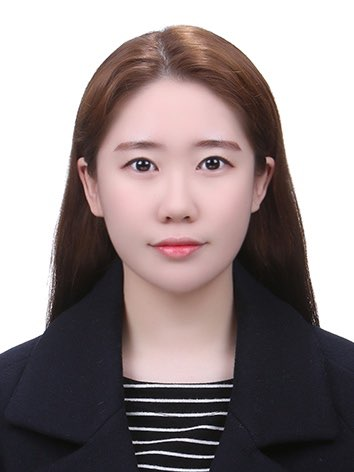
#> input picture introduction_of_computer_vision/A1/jumin.jpg, 354 x 472 px, given in place of lenna.png, which was not available
$ python A1_corner_detection.py
#> lines starting #> are read from the running program, lines starting #| are printed output that depends on the picture; pictures that were not available may be replaced by others from this repository, and a replacement may not be noted
### introduction_of_computer_vision/A1/A1_function.py
import numpy as np
import math

def padding_2d(img,kernel):
    x, y = kernel.shape
    pad_h = int((x - 1) / 2)
    pad_w = int((y - 1) / 2)

    patch_h1 = img[:, 0].reshape(img.shape[0], 1)
    patch_h2 = img[:, -1].reshape(img.shape[0], 1)

    for i in range(pad_w):
        img = np.hstack((patch_h1, img))
        img = np.hstack((img, patch_h2))

    patch_w1 = img[0, :].reshape(1, img.shape[1])
    patch_w2 = img[-1, :].reshape(1, img.shape[1])

    for i in range(pad_h):
        img = np.vstack((patch_w1, img))
        img = np.vstack((img, patch_w2))
    return img

# [21 lines left out: function padding_1d, not called in this run]

def get_gaussian_filter_1d(size, sigma):
    g_filter1 = np.zeros((1, size))
    for i in range(size):
        g_filter1[0, i] = (1 / np.sqrt(2 * math.pi * sigma)) * math.exp(
            -(pow(size // 2 - i, 2) / (2 * pow(sigma, 2))))
    sumf = g_filter1.sum()
    g_filter1 = g_filter1 / sumf
    return g_filter1

def get_gaussian_filter_2d(size, sigma):
    g_filter1 = get_gaussian_filter_1d(size, sigma)
    g_filter_2d = np.outer(g_filter1, g_filter1.T)
    return g_filter_2d

def cross_correlation_2d(img, kernel):
    pad_img = padding_2d(img, kernel)
    h, w = img.shape
    hh, ww = kernel.shape
    out = np.zeros((h, w))
    for i in range(h):
        for j in range(w):
            current_img = pad_img[i:i + hh, j:j + ww]
            out[i, j] = np.sum(current_img * kernel)
    return out

def get_sobel_img(img):
    derivate = np.array([-1,0,1]).reshape(1, 3)
    gaussian = np.array([1,2,1]).reshape(1, 3)
    img_x = cross_correlation_2d(img, gaussian.T * derivate)
    img_y = cross_correlation_2d(img, derivate.T * gaussian)
    return img_x, img_y

### introduction_of_computer_vision/A1/A1_corner_detection.py
import cv2 as cv
import matplotlib.pyplot as plt
import time
from A1.A1_function import *

img_lenna = cv.imread("lenna.png", cv.IMREAD_GRAYSCALE)
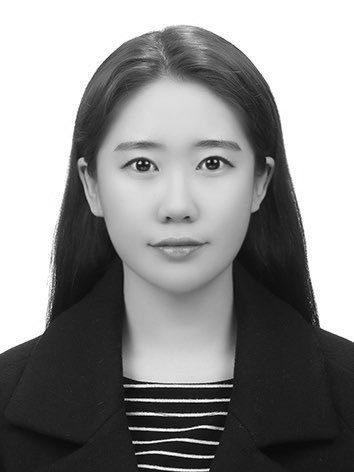
#> img_lenna: shape (472, 354); min 0, max 255, mean 141.7
filter = get_gaussian_filter_2d(7,1.5)
img1 = cross_correlation_2d(img_lenna, filter)
#> in padding_2d, `patch_h1 = img[:, 0].reshape(img.shape[0], 1)`: patch_h1 = 472 values, max 255 at index 0, min 20 at index 467, mean 200.1
#> in padding_2d, `patch_h2 = img[:, -1].reshape(img.shape[0], 1)`: patch_h2 = 472 values, max 255 at index 0, min 24 at index 431, mean 194.2

img_shapes = cv.imread("shapes.png", cv.IMREAD_GRAYSCALE)
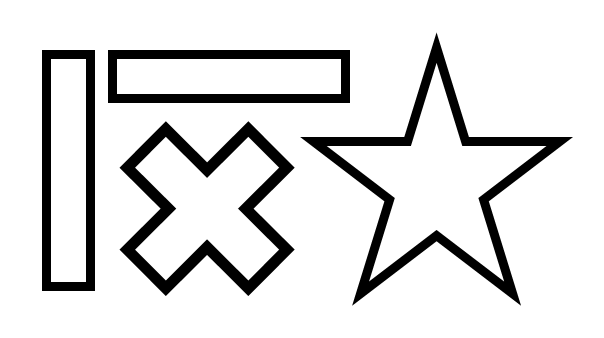
#> input picture introduction_of_computer_vision/A1/shapes.png, 604 x 338 px
#> img_shapes is the input picture: shape (338, 604); min 0, max 255, mean 222.3
filter = get_gaussian_filter_2d(7,1.5)
img2 = cross_correlation_2d(img_shapes, filter)
#> after the loop in cross_correlation_2d (call 2), `for i in range(h):`:
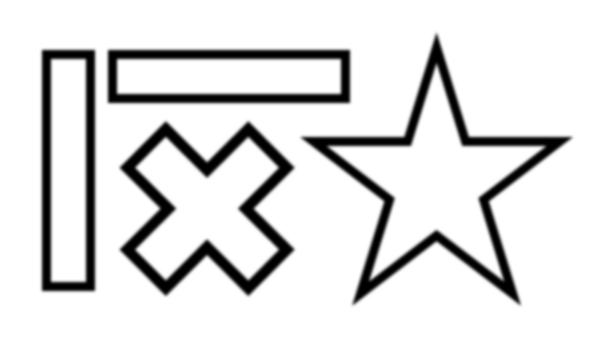
#> out: shape (338, 604) float64; min 0, max 255, mean 222.3; drawn with min black and max white

def compute_corner_response( img ):
    img_sobel_x, img_sobel_y = get_sobel_img(img)
#> after the loop in cross_correlation_2d (call 4), `for i in range(h):`:
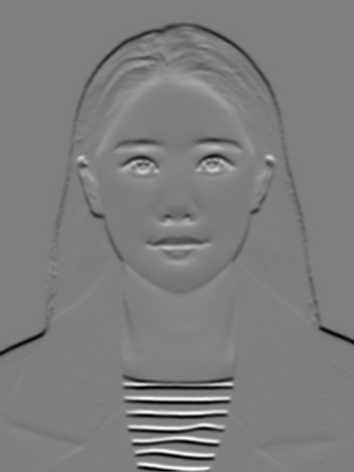
#> out: shape (472, 354) float64; min -370.9, max 372.6, mean -3.6; drawn with min black and max white
    IxIx = img_sobel_x * img_sobel_x
    IyIy = img_sobel_y * img_sobel_y
    IxIy = img_sobel_x * img_sobel_y

    window_size = 5
    offset = int(window_size/2)
    r = np.zeros(img.shape)
    for i in range(offset, img.shape[0]-offset):
        for j in range(offset, img.shape[1]-offset):
            window_IxIx = IxIx[i-offset:i+offset+1, j-offset:j+offset+1]
            window_IyIy = IyIy[i-offset:i+offset+1, j-offset:j+offset+1]
            window_IxIy = IxIy[i-offset:i+offset+1, j-offset:j+offset+1]
            Mxx = window_IxIx.sum()
            Myy = window_IyIy.sum()
            Mxy = window_IxIy.sum()
            det = Mxx*Myy - Mxy*Mxy
            trace = Mxx + Myy
            r[i,j] = det - 0.04 * (trace ** 2)
            if r[i,j]<0:
                r[i,j]=0
    max_r=np.max(r)
    r = np.divide(r, max_r)
    return r

def non_maximum_suppression_win( R, winsize ):
    center = int(winsize / 2)
    for i in range(center, R.shape[0] - center):
        for j in range(center, R.shape[1] - center):
            current_R = R[i - center:i + center, j - center:j + center]
            Rmax = current_R.max()
            if current_R[center][center] != Rmax:
                R[i][j] = 0
            if current_R[center][center] < 0.1:
                R[i][j] = 0
    return R

start=time.time()
R_lenna = compute_corner_response(img1)
#> after the loop in compute_corner_response, `for i in range(offset, img.shape[0]-offset):`:
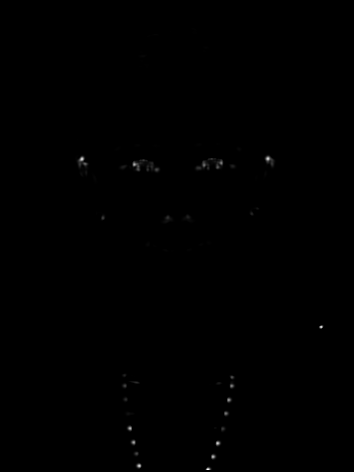
#> r: shape (472, 354) float64; min 0, max 2.22e+11, mean 280363183.9; drawn with min black and max white
#> in compute_corner_response, `max_r=np.max(r)`: max_r = 2.22e+11
end=time.time()
print("compute lenna corner response time : ", end-start)
cv.imshow("R_lenna",R_lenna)
cv.waitKey(3000)
plt.imsave("./result/part_3_corner_raw_lenna.png",R_lenna,cmap='gray')

start=time.time()
R_shapes = compute_corner_response(img2)
#> after the loop in cross_correlation_2d (call 6), `for i in range(h):`:
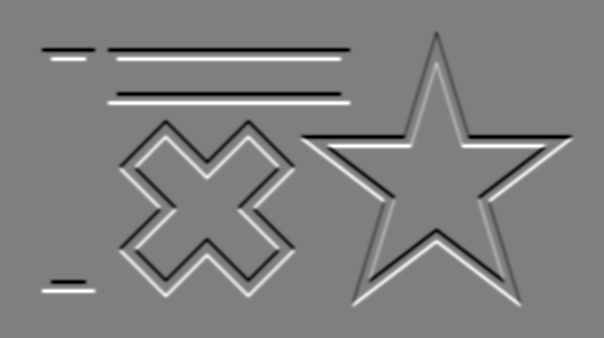
#> out: shape (338, 604) float64; min -497.2, max 497.2, mean 0; drawn with min black and max white
#> after the loop in compute_corner_response (call 2), `for i in range(offset, img.shape[0]-offset):`:
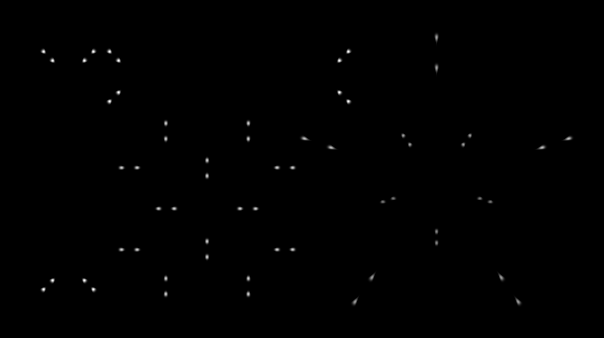
#> r: shape (338, 604) float64; min 0, max 2.35e+12, mean 5.88e+09; drawn with min black and max white
#> in compute_corner_response (call 2), `max_r=np.max(r)`: max_r = 2.35e+12
end=time.time()
print("compute shapes corner response time : ", end-start)
cv.imshow("R_shapes",R_shapes)
cv.waitKey(3000)
plt.imsave("./result/part_3_corner_raw_shapes.png",R_shapes,cmap='gray')

def change2green(img, R):
    img2color=np.empty((img.shape[0],img.shape[1],3))
    for h in range(img.shape[0]):
        for w in range(img.shape[1]):
            for k in range(3):
                img2color[h][w][k]=img[h][w]
    for h in range(img.shape[0]):
        for w in range(img.shape[1]):
            if R[h][w]>0.1:
                img2color[h][w][1]=255
    return img2color

def draw_circle(img, R):
    img2color=np.empty((img.shape[0],img.shape[1],3))
    for h in range(img.shape[0]):
        for w in range(img.shape[1]):
            for k in range(3):
                img2color[h][w][k]=img[h][w]
    for h in range(img.shape[0]):
        for w in range(img.shape[1]):
            if R[h][w]>0.1:
                for k in range(-1,2,1):
                    img2color[h-5][w+k]=[0,255,0]
                    img2color[h+k][w+5]=[0,255,0]
                    img2color[h+5][w+k]=[0,255,0]
                    img2color[h+k][w-5]=[0,255,0]
                    img2color[h - 4][w + k] = [0, 255, 0]
                    img2color[h + k][w + 4] = [0, 255, 0]
                    img2color[h + 4][w + k] = [0, 255, 0]
                    img2color[h + k][w - 4] = [0, 255, 0]
                    img2color[h+k+3][w-k+3]=[0,255,0]
                    img2color[h-k-3][w-k+3]=[0,255,0]
                    img2color[h+k+3][w+k-3]=[0,255,0]
                    img2color[h-k-3][w+k-3]=[0,255,0]
                for x in range(2,6,1):
                    img2color[h-x][w - x + 7] = [0, 255, 0]
                    img2color[h + x][w - x + 7] = [0, 255, 0]
                    img2color[h - x][w + x - 7] = [0, 255, 0]
                    img2color[h + x][w + x - 7] = [0, 255, 0]

    return img2color

lenna2color=change2green(img_lenna, R_lenna)
lenna2color = lenna2color.astype(np.uint8)
cv.imwrite("../A2/result/part_3_corner_bin_lenna.png", lenna2color)
cv.imshow("shapes2color",lenna2color)
cv.waitKey(3000)

shapes2color=change2green(img_shapes, R_shapes)
shapes2color = shapes2color.astype(np.uint8)
cv.imwrite("../A2/result/part_3_corner_bin_shapes.png", shapes2color)
cv.imshow("shapes2color",shapes2color)
cv.waitKey(3000)

start=time.time()
NMS_lenna=non_maximum_suppression_win(R_lenna, 11)
end=time.time()
print("compute lenna NMS time : ", end-start)
NMS_lenna2color = draw_circle(img_lenna, R_lenna)
#> (the run stopped early here; a loop or call above may not have finished)
